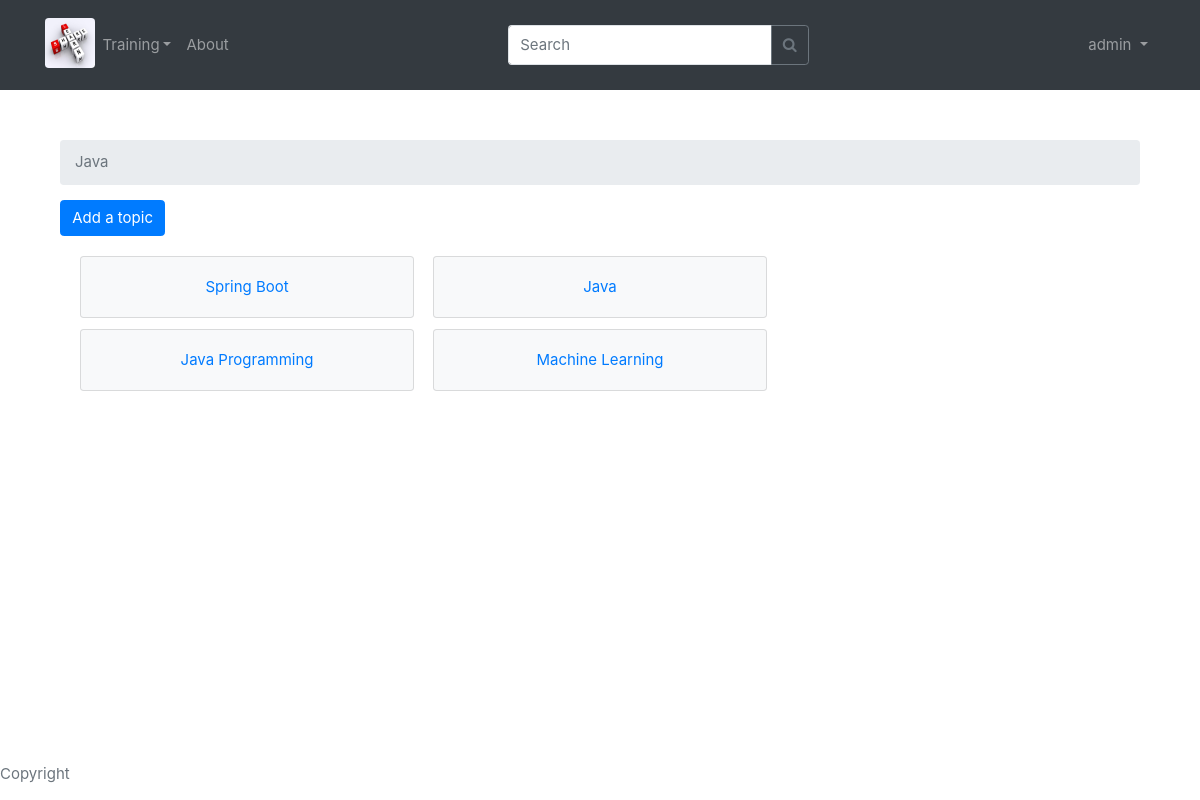
Screenshot of /4/ (signed in) with the database file from the repository.
### trainings/models.py (models this page shows, shortened)
class Language(models.Model):
    language = models.CharField(max_length=200)

class Topic(models.Model):
    name = models.CharField(max_length=200,)
    language = models.ForeignKey(Language,related_name='topics',on_delete=models.CASCADE)
    class Meta:
        unique_together = (('name','language'),)

### trainings/views.py (the view)
# urls.py: path('<int:language_id>/', views.topics,name='topics'),
@login_required
def topics(request,language_id):
    language = get_object_or_404(Language,pk=language_id)
    language_list = getLangList()
    context = {
        'language_list':language_list,
        'language':language,
    }
    return render(request,'trainings/topics.html',context)

### trainings/views.py (called while the page is built)
def getLangList():
    latest_language_list = Language.objects.all()
    return latest_language_list

### templates/trainings/topics.html (shortened to what this page needs)
{% extends 'base.html' %}
{% block content %}
{% block breadcrumb %}
<nav aria-label="breadcrumb" style="padding-top: 20px">
    <ol class="breadcrumb">
        <li class="breadcrumb-item active" aria-current="page">{{language.language}}</li>
    </ol>
</nav>
{% endblock %}
<body>
    <a class="btn btn-primary" href="{% url 'new_topic' language.id %}" role="button">Add a topic</a>
    <div class="card-columns" style="margin: 20px">
        {% for topic in language.topics.all %}
        <div class="card bg-light" >
            <div class="card-body text-center">
                <a href="{% url 'posts' language.id topic.id %}" class="card-text">{{topic.name}}</a>
            </div>
        </div>
        {% endfor %}
    </div>
</body>
{% endblock %}

### templates/base.html (shortened to what this page needs)
{% load static %}
{% load humanize %}
<!DOCTYPE html>
<html>
<head>
    <link rel="stylesheet" href="{% static 'css/style.css' %}">
    <link rel="stylesheet" href="{% static 'css/bootstrap.min.css' %}">
    <link href="https://cdnjs.cloudflare.com/ajax/libs/font-awesome/4.7.0/css/font-awesome.min.css" rel="stylesheet">
</head>
<body>
    {% block body %}
    <nav class="navbar navbar-expand-sm bg-dark navbar-dark ">
        <nav class="container">
            <p class="nav-item">
                    <img src="/static/img/learn-share.jpg" class="rounded" alt="logo" height="50px" width="50px" style="margin-top:10px" align="left"></img>
            </p>
                  <div class="collapse navbar-collapse" id="navbarNavAltMarkup">
            {% if user.is_authenticated %}
            <ul class="navbar-nav mr-auto">
                <li class="nav-item dropdown ">
                    <a class="nav-link dropdown-toggle" href="#" id="userMenu" data-toggle="dropdown" aria-haspopup="true" aria-expanded="false">Training</a>
                </li>
                <li class="nav-item">
                    <a class="nav-link" href="#about">About</a>
                </li>
            </ul>
            <form class="form-inline my-2 my-lg-0" action="{% url 'search' %}" method="get" accept-charset="utf-8">
                <div class="row">
                    <div class="input-group">
                        <input class="form-control py-2 border-right-0 border" type="text" name="q" placeholder="Search">
                        <span class="input-group-append">
                            <button class="btn btn-outline-secondary " type="submit" id="example-search-input">
                                <i class="fa fa-search"></i>
                            </button>
                        </span>
                    </div>
                </div>
            </form>
            <ul class="navbar-nav ml-auto">
                <li class="nav-item dropdown">
                    <a class="nav-link dropdown-toggle" href="#" id="userMenu" data-toggle="dropdown" aria-haspopup="true" aria-expanded="false">
                        {{ user.username }}
                    </a>
                </li>
            </ul>
            {% else %}
            <form class="form-inline ml-auto">
                <a href="{% url 'login' %}" class="btn btn-outline-secondary">Log in</a>
                <a href="{% url 'signup' %}" class="btn btn-primary ml-2">Sign up</a>
            </form>
            {% endif %}
            </div>
        </nav>
    </nav>
    <div class="container" style="padding: 30px">
        {% block content %} {% endblock %}
    </div>
    <div>
        <span class="text-muted fixed-bottom">
            <p>Copyright</p>
        </span>
    </div>
    {% endblock body %}
</body>
</html>

### static/css/style.css (style rules this page uses)
*,*:before,*:after { box-sizing:inherit }
html { -ms-text-size-adjust:100%;-webkit-text-size-adjust:100% }
body { margin:0 }
article,aside,details,figcaption,figure,footer,header,main,menu,nav,section,summary { display:block }
a { background-color:transparent;-webkit-text-decoration-skip:objects }
img { border-style:none }
button,input,select,textarea { font:inherit;margin:0 }
button,input { overflow:visible }
button,select { text-transform:none }
button,html [type=button],[type=reset],[type=submit] { -webkit-appearance:button }
html,body { font-family:Verdana,sans-serif;font-size:15px;line-height:1.5 }
html { overflow-x:hidden }
img { vertical-align:middle }
a { color:inherit }

### rows the page displays
Language: language "Java"
Topic: name "Spring Boot"
Topic: name "Java Programming"
Topic: name "Java"
Topic: name "Machine Learning"

### other values shown
{{ user.username }} "admin"
